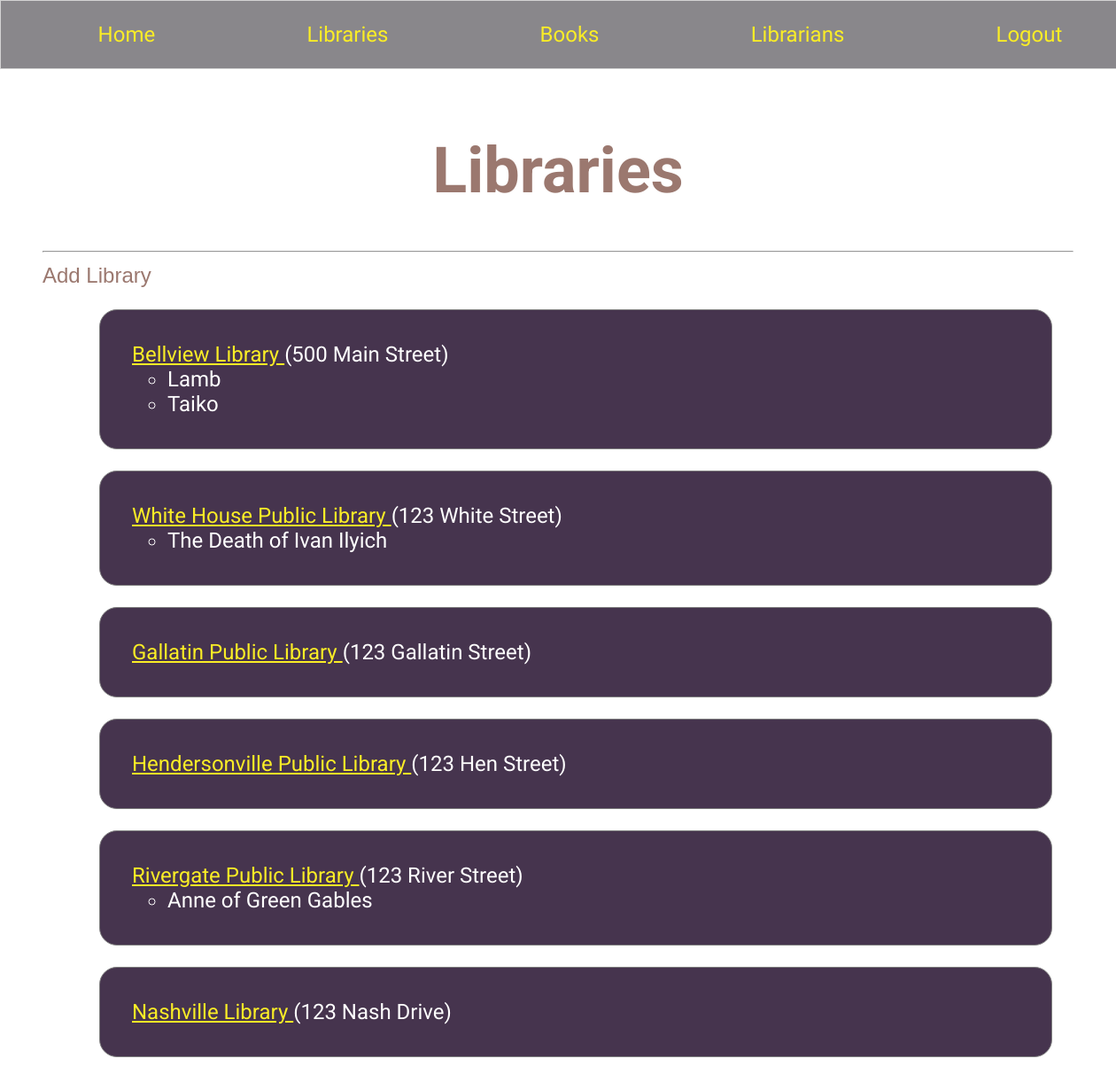
/libraries/ (signed in), run on the app's committed database.
### libraryapp/models/library.py (models this page shows)
class Library(models.Model):
    title = models.CharField(max_length = 50)
    address = models.CharField(max_length=50)
    def __str__(self):
        return self.title

### libraryapp/models/book.py (models this page shows, shortened)
class Book(models.Model):
    title = models.CharField(max_length = 50)
    ISBN = models.CharField(max_length=100)
    author = models.CharField(max_length=50)
    year_published = models.IntegerField()
    location = models.ForeignKey(Library, on_delete=models.CASCADE)
    librarian = models.ForeignKey(Librarian, on_delete=models.CASCADE)

### libraryapp/views/libraries/list.py (the view, shortened to what this page needs)
# urls.py: path('libraries/', library_list, name='libraries'),
@login_required
def library_list(request):
    if request.method == 'GET':
        with sqlite3.connect(Connection.db_path) as conn:
            conn.row_factory = create_library
            db_cursor = conn.cursor()
            db_cursor.execute("""
                SELECT
                    li.id,
                    li.title,
                    li.address,
                    b.id book_id,
                    b.title book_title,
                    b.author,
                    b.year_published,
                    b.isbn
                FROM libraryapp_library li
                LEFT JOIN libraryapp_book b ON li.id = b.location_id
            """)
            libraries = db_cursor.fetchall()
            library_groups = {}
            for (library, book) in libraries:
                print(library)
                if library.id not in library_groups:
                    library_groups[library.id] = library
                    library_groups[library.id].books.append(book)
                else:
                    library_groups[library.id].books.append(book)
            template = 'libraries/list.html'
            context = {
                'all_libraries': library_groups.values()
            }
        return render(request, template, context)

### libraryapp/views/libraries/list.py (called while the page is built)
def create_library(cursor, row):
    _row = sqlite3.Row(cursor, row)
    library = Library()
    library.id = _row["id"]
    library.title = _row["title"]
    library.address = _row["address"]
    library.books = []
    book = Book()
    book.id = _row["book_id"]
    book.title = _row["book_title"]
    book.author = _row["author"]
    book.ISBN = _row["ISBN"]
    book.year_published = _row["year_published"]
    return (library, book)

### libraryapp/templates/libraries/list.html
{% extends 'shared/base.html' %}
{% load static %}
{% block css %}
    <link rel="stylesheet" href="{% static 'styles/libraries.css' %}" />
{% endblock %}
{% block content %}
    <h1 class="library-title">Libraries</h1><hr/>
    <a href="{% url 'libraryapp:library_form' %}" class="add-library">Add Library</a>
    <ol>
    {% for library in all_libraries %}
        <li class="library-list-entry">
            <a href="{% url 'libraryapp:library' library.id %}">
                {{ library.title }}
            </a>
             ({{ library.address }})
            <ul>
            {% for book in library.books %}
                {% if book.title != null %}
                    <li>{{ book.title }}</li>
                {% endif %}
            {% endfor %}
            </ul>
        </li>
    {% endfor %}
    </ol>
{% endblock %}

### libraryapp/static/styles/base.css (style rules this page uses)
body { margin: 0; padding: 0; font-size: 1.5em; font-family: 'Gill Sans', 'Gill Sans MT', Calibri, 'Trebuchet MS', sans-serif; }

### libraryapp/static/styles/libraries.css (style rules this page uses)
.library-title { color:#9b786f; text-align: center; font-family: 'Roboto', sans-serif; font-size: 3em; }
.add-library { color:#9b786f; text-decoration: none; }
.library-list-entry { background-color: #46344E; border-radius: 20px; color: white; padding: 0 2em 0.5em 2em; padding: 1.5em; border: 1px solid gray; margin: 1em; font-family: 'Courier Prime', monospace; }
.library-list-entry a { color: #FAED26; font-family: 'Roboto', sans-serif; }

### data on the page
Library: title "Bellview Library", address "500 Main Street"
Book: title "Lamb"
Book: title "Taiko"
Library: title "White House Public Library", address "123 White Street"
Book: title "The Death of Ivan Ilyich"
Library: title "Gallatin Public Library", address "123 Gallatin Street"
Library: title "Hendersonville Public Library", address "123 Hen Street"
Library: title "Rivergate Public Library", address "123 River Street"
Book: title "Anne of Green Gables"
Library: title "Nashville Library", address "123 Nash Drive"
